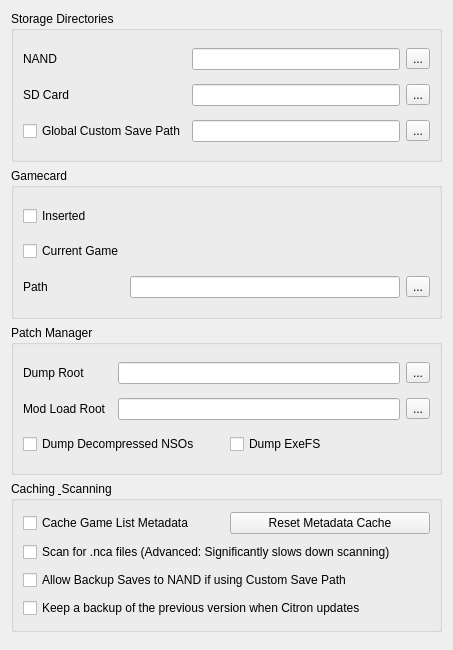
<?xml version="1.0" encoding="UTF-8"?>
<ui version="4.0">
 <class>ConfigureFilesystem</class>
 <widget class="QWidget" name="ConfigureFilesystem">
  <property name="geometry">
   <rect>
    <x>0</x>
    <y>0</y>
    <width>453</width>
    <height>650</height>
   </rect>
  </property>
  <property name="windowTitle">
   <string>Form</string>
  </property>
  <layout class="QVBoxLayout" name="verticalLayout">
   <item>
    <widget class="QGroupBox" name="groupBox">
     <property name="title">
      <string>Storage Directories</string>
     </property>
     <layout class="QGridLayout" name="gridLayout">
      <item row="0" column="0"><widget class="QLabel" name="label"><property name="text"><string>NAND</string></property></widget></item>
      <item row="0" column="2"><widget class="QLineEdit" name="nand_directory_edit"/></item>
      <item row="0" column="3"><widget class="QToolButton" name="nand_directory_button"><property name="text"><string>...</string></property></widget></item>
      <item row="1" column="0"><widget class="QLabel" name="label_2"><property name="text"><string>SD Card</string></property></widget></item>
      <item row="1" column="2"><widget class="QLineEdit" name="sdmc_directory_edit"/></item>
      <item row="1" column="3"><widget class="QToolButton" name="sdmc_directory_button"><property name="text"><string>...</string></property></widget></item>
      <item row="2" column="0">
       <widget class="QCheckBox" name="global_save_directory_checkbox">
        <property name="text">
         <string>Global Custom Save Path</string>
        </property>
       </widget>
      </item>
      <item row="2" column="2">
       <widget class="QLineEdit" name="global_save_directory_edit"/>
      </item>
      <item row="2" column="3">
       <widget class="QToolButton" name="global_save_directory_button">
        <property name="text">
         <string>...</string>
        </property>
       </widget>
      </item>
     </layout>
    </widget>
   </item>
   <item>
    <widget class="QGroupBox" name="groupBox_2">
     <property name="title"><string>Gamecard</string></property>
     <layout class="QGridLayout" name="gridLayout_2">
      <item row="0" column="1"><widget class="QCheckBox" name="gamecard_inserted"><property name="text"><string>Inserted</string></property></widget></item>
      <item row="1" column="1"><widget class="QCheckBox" name="gamecard_current_game"><property name="text"><string>Current Game</string></property></widget></item>
      <item row="2" column="1"><widget class="QLabel" name="label_3"><property name="text"><string>Path</string></property></widget></item>
      <item row="2" column="2"><widget class="QLineEdit" name="gamecard_path_edit"/></item>
      <item row="2" column="3"><widget class="QToolButton" name="gamecard_path_button"><property name="text"><string>...</string></property></widget></item>
     </layout>
    </widget>
   </item>
   <item>
    <widget class="QGroupBox" name="groupBox_4">
     <property name="title"><string>Patch Manager</string></property>
     <layout class="QGridLayout" name="gridLayout_4">
      <item row="0" column="0"><widget class="QLabel" name="label_8"><property name="text"><string>Dump Root</string></property></widget></item>
      <item row="0" column="2"><widget class="QLineEdit" name="dump_path_edit"/></item>
      <item row="0" column="3"><widget class="QToolButton" name="dump_path_button"><property name="text"><string>...</string></property></widget></item>
      <item row="1" column="0"><widget class="QLabel" name="label_9"><property name="text"><string>Mod Load Root</string></property></widget></item>
      <item row="1" column="2"><widget class="QLineEdit" name="load_path_edit"/></item>
      <item row="1" column="3"><widget class="QToolButton" name="load_path_button"><property name="text"><string>...</string></property></widget></item>
      <item row="2" column="0" colspan="4">
       <layout class="QHBoxLayout" name="horizontalLayout">
        <item><widget class="QCheckBox" name="dump_nso"><property name="text"><string>Dump Decompressed NSOs</string></property></widget></item>
        <item><widget class="QCheckBox" name="dump_exefs"><property name="text"><string>Dump ExeFS</string></property></widget></item>
       </layout>
      </item>
     </layout>
    </widget>
   </item>
   <item>
    <widget class="QGroupBox" name="groupBox_5">
     <property name="title"><string>Caching &amp; Scanning</string></property>
     <layout class="QGridLayout" name="gridLayout_5">
      <item row="0" column="0"><widget class="QCheckBox" name="cache_game_list"><property name="text"><string>Cache Game List Metadata</string></property></widget></item>
      <item row="0" column="1"><widget class="QPushButton" name="reset_game_list_cache"><property name="text"><string>Reset Metadata Cache</string></property></widget></item>
      <item row="1" column="0" colspan="2"><widget class="QCheckBox" name="scan_nca"><property name="text"><string>Scan for .nca files (Advanced: Significantly slows down scanning)</string></property></widget></item>
      <item row="2" column="0" colspan="2"><widget class="QCheckBox" name="backup_saves_to_nand"><property name="text"><string>Allow Backup Saves to NAND if using Custom Save Path</string></property></widget></item>
      <item row="3" column="0" colspan="2"><widget class="QCheckBox" name="updater_enable_backups"><property name="text"><string>Keep a backup of the previous version when Citron updates</string></property></widget></item>
     </layout>
    </widget>
   </item>
   <item><spacer name="verticalSpacer"><property name="orientation"><enum>Qt::Vertical</enum></property></spacer></item>
  </layout>
 </widget>
</ui>
